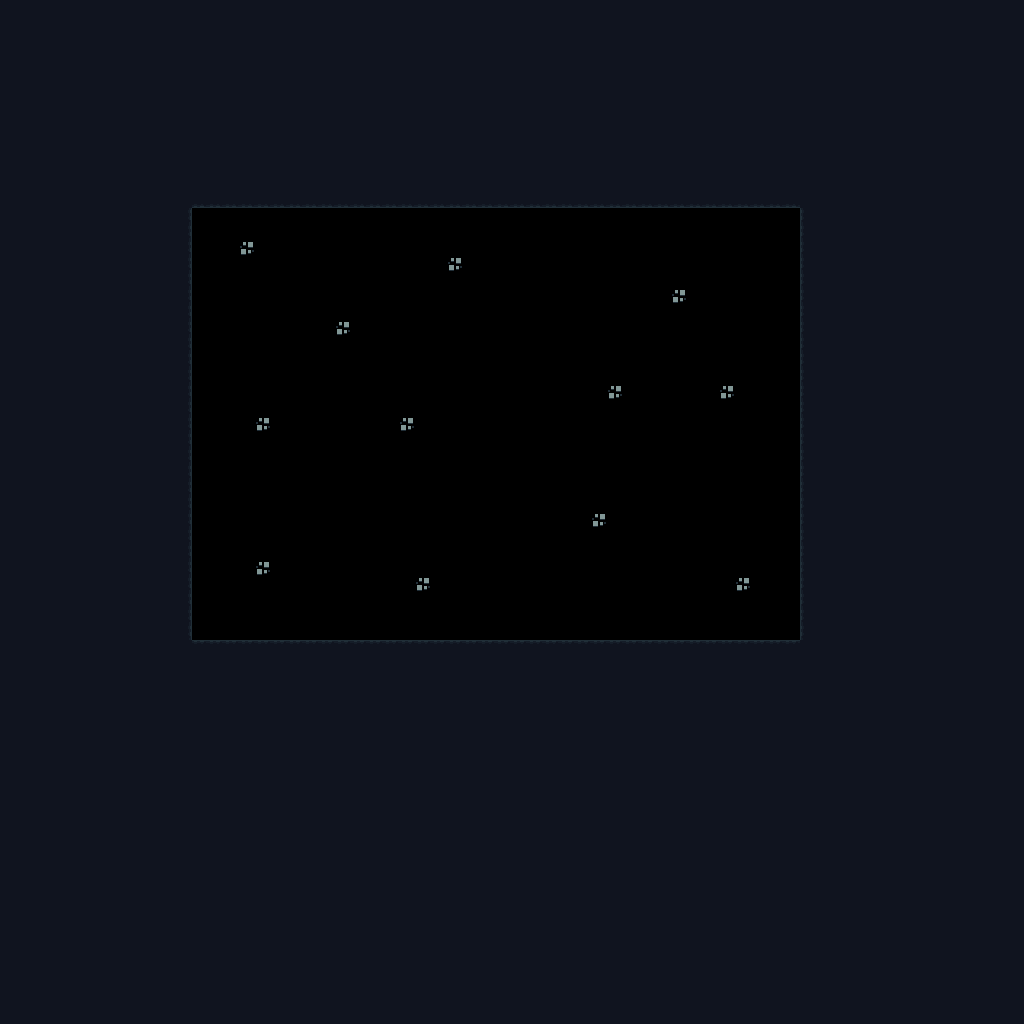

Rendered tile map (Tiled .tmx) drawn with the repository's tilesets; below, a short description and the map source with its tile grids summarised:
An orthogonal 64x64 tile map with 16x16 px tiles, 2 tile layers (Terrain, Decor), 2 tilesets.

<map version="1.10" tiledversion="1.10.2" orientation="orthogonal" renderorder="right-down" width="64" height="64" tilewidth="16" tileheight="16" infinite="0" nextlayerid="4" nextobjectid="1">
 <tileset firstgid="1" name="monochrome_tilemap_transparent_packed" tilewidth="16" tileheight="16" tilecount="400" columns="20">
  <image source="images/monochrome_tilemap_transparent_packed.png" width="320" height="320" />
 </tileset>
 <tileset firstgid="401" name="terrain" tilewidth="8" tileheight="8" tilecount="16" columns="4">
  <image source="images/terrain.png" width="32" height="32" />
 </tileset>
 <layer id="2" name="Terrain" width="64" height="64">
  <data>[4096 cells, 3070 non-empty, 5 distinct tile ids]</data>
 </layer>
 <layer id="3" name="Decor" width="64" height="64">
  <data>[4096 cells, 12 non-empty, 1 distinct tile ids]</data>
 </layer>
</map>
